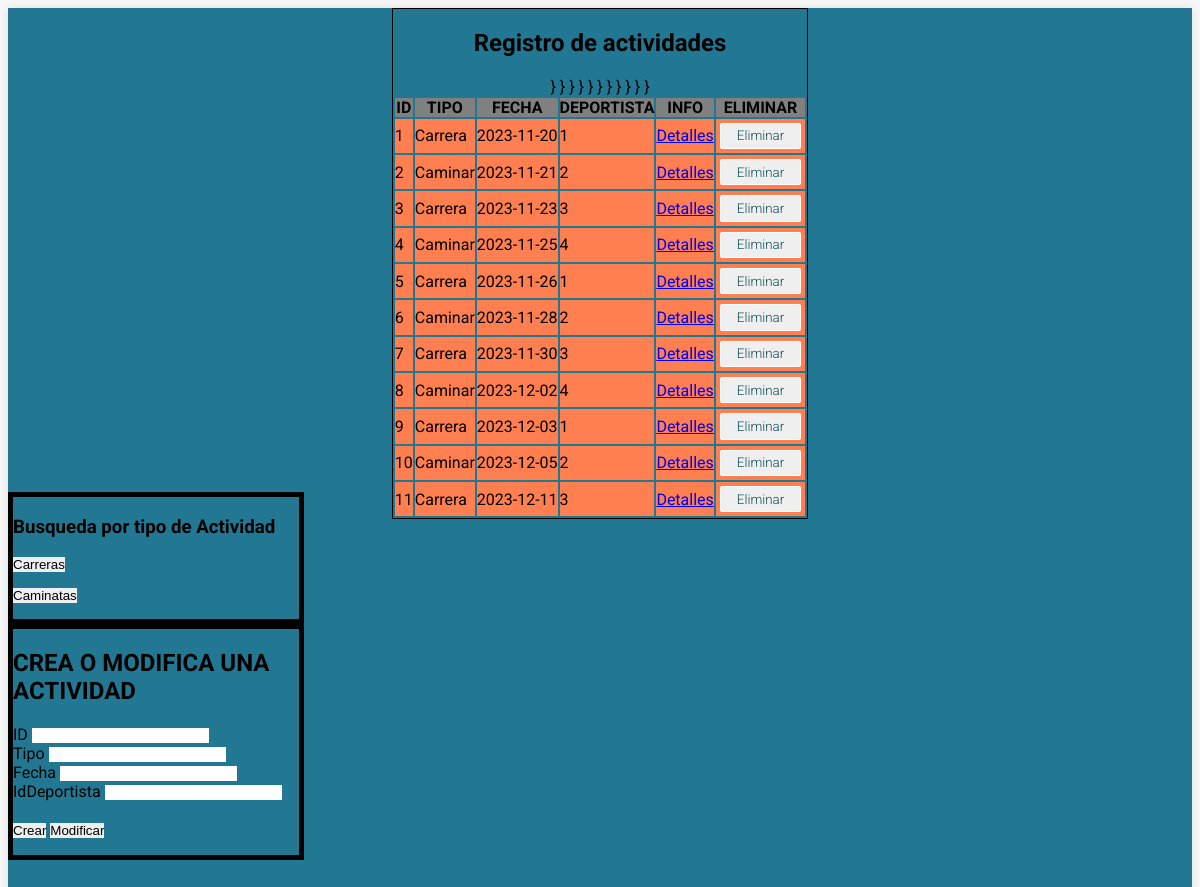
The page / on the database its author committed.
### tables this page shows
CREATE TABLE IF NOT EXISTS actividades (
    id INT PRIMARY KEY,
    tipo VARCHAR(50) NOT NULL,
    fecha DATE NOT NULL,
    id_deportista INT
   
);

### app/models/DAO/ActividadDAO.php (called while the page is built, shortened)
<?php
class ActividadDAO
{
    private $db;
    public function __construct()
    {
        $this->db = DataBaseSingleton::getInstance();
    }
    public function obtenerActividades()
    {
        $connection = $this->db->getConnection();
        $query = "SELECT * FROM actividades";
        $statement = $connection->query($query);
        $result = $statement->fetchAll(PDO::FETCH_ASSOC);
        return $result;
    }
}

### public/index.php (the view, shortened to what this page needs)
<?php
require '../app/models/DAO/ActividadDAO.php';
$actividadDAO = new ActividadDAO();
?>
<html>
<head>
    <link rel="stylesheet" href="../app/views/estilo.css" />
</head>
<body>
    <main>
        <section class="cont">
            <h1>Registro de actividades</h1>
            <table>
                <tr>
                    <th>ID</th>
                    <th>TIPO</th>
                    <th>FECHA</th>
                    <th>DEPORTISTA</th>
                    <th>INFO</th>
                    <th>ELIMINAR</th>
                </tr>
                <?php
                $actividades = $actividadDAO->obtenerActividades();
                foreach ($actividades as $actividad) {
                ?>
                    <form action="<?= $_SERVER['PHP_SELF']; ?>" methog="GET">
                        <tr>
                            <td> <?php echo $actividad['id']; ?> </td>
                            <td> <?php echo $actividad['tipo']; ?> </td>
                            <td> <?php echo $actividad['fecha']; ?> </td>
                            <td> <?php echo $actividad['id_deportista']; ?> </td>
                            <td><a href="actividad.php?id=<?php echo $actividad['id']; ?>&tipo=<?php echo $actividad['tipo']; ?>">Detalles</a>
                            </td>
                            <td> <button type="submit" name="eliminar" value=<?php echo  $actividad['id']; ?>>Eliminar</button> </td>
                        </tr>
                    </form>
                <?php
                }
                ?>
            </table>
        </section>
        <section>
            <section class="form">
                <h3>Busqueda por tipo de Actividad</h3>
                <form action="actividades.php" method="GET">
                    <button type="submit" name="tipo" value="carrera">Carreras</button>
                </form>
                <form action="actividades.php" method="GET">
                    <button type="submit" name="tipo" value="caminata">Caminatas</button>
                </form>
            </section>
            <section class="form">
                <h2>CREA O MODIFICA UNA ACTIVIDAD</h2>
                <form action="<?= $_SERVER['PHP_SELF']; ?>" method="GET">
                    <label for="ID">ID</label>
                    <input type="text" name="id"><br>
                    <label for="Tipo">Tipo</label>
                    <input type="text" name="tipo"><br>
                    <label for="Fecha">Fecha</label>
                    <input type="text" name="fecha"><br>
                    <label for="IdDeportista">IdDeportista</label>
                    <input type="text" name="deportista">
                    <br><br>
                    <button type="submit" name="crear">Crear</button>
                    <button type="submit" name="modificar">Modificar</button>
                </form>
            </section>
        </section>
    </main>
</body>
</html>

### app/views/estilo.css (style rules this page uses)
* { border: 0; padding: 0; }
body { background: #f8f8f8; font-family: 'Roboto', sans-serif; }
main { background: #227892; box-shadow: 0 0 10px rgba(0, 0, 0, 0.1); grid-template-columns: repeat(4, 1fr); grid-template-rows: 50% auto; display: grid; grid-template-areas: "cont cont cont cont" "form form form form"; row-gap: 30px; margin: auto; }
.cont { grid-area: cont; grid-gap: 5px; border: black 1px solid; align-items: center; justify-items: center; margin: auto; }
.form { grid-area: form; grid-gap: 5px; border: black 5px solid; }
table th { background-color: grey; align-items: center; }
table tr:nth-child(odd) { background-color: coral; }
table button { display: inline-block; padding: 0.35em 1.2em; border: 0.1em solid #FFFFFF; margin: 0.3em 0.3em 0.3em 0.3em; border-radius: 0.12em; box-sizing: border-box; text-decoration: none; font-family: 'Roboto', sans-serif; font-weight: 300; color: #0f4d55; text-align: center; transition: all 0.2s; }

### rows shown on the page
actividades: id "1", tipo "Carrera", fecha "2023-11-20", id_deportista "1"
actividades: id "2", tipo "Caminar", fecha "2023-11-21", id_deportista "2"
actividades: id "3", tipo "Carrera", fecha "2023-11-23", id_deportista "3"
actividades: id "4", tipo "Caminar", fecha "2023-11-25", id_deportista "4"
actividades: id "5", tipo "Carrera", fecha "2023-11-26", id_deportista "1"
actividades: id "6", tipo "Caminar", fecha "2023-11-28", id_deportista "2"
actividades: id "7", tipo "Carrera", fecha "2023-11-30", id_deportista "3"
actividades: id "8", tipo "Caminar", fecha "2023-12-02", id_deportista "4"
actividades: id "9", tipo "Carrera", fecha "2023-12-03", id_deportista "1"
actividades: id "10", tipo "Caminar", fecha "2023-12-05", id_deportista "2"
actividades: id "11", tipo "Carrera", fecha "2023-12-11", id_deportista "3"
